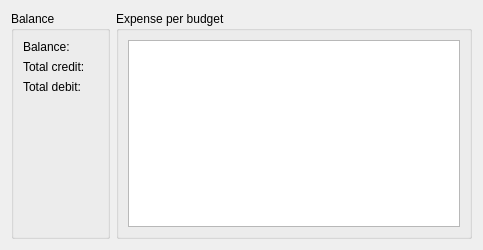
<?xml version="1.0" encoding="UTF-8"?>
<ui version="4.0">
 <class>OperationStatistics</class>
 <widget class="QWidget" name="OperationStatistics">
  <property name="geometry">
   <rect>
    <x>0</x>
    <y>0</y>
    <width>483</width>
    <height>250</height>
   </rect>
  </property>
  <property name="windowTitle">
   <string>Form</string>
  </property>
  <layout class="QHBoxLayout" name="horizontalLayout">
   <item>
    <widget class="QGroupBox" name="balance_box">
     <property name="title">
      <string>Balance</string>
     </property>
     <layout class="QFormLayout" name="formLayout">
      <item row="0" column="0">
       <widget class="QLabel" name="balance_lab">
        <property name="text">
         <string>Balance:</string>
        </property>
       </widget>
      </item>
      <item row="0" column="1">
       <widget class="QLabel" name="balance_val">
        <property name="text">
         <string>&lt;balance&gt;</string>
        </property>
       </widget>
      </item>
      <item row="1" column="0">
       <widget class="QLabel" name="total_credit_lab">
        <property name="text">
         <string>Total credit:</string>
        </property>
       </widget>
      </item>
      <item row="1" column="1">
       <widget class="QLabel" name="total_credit_val">
        <property name="text">
         <string>&lt;total-credit&gt;</string>
        </property>
       </widget>
      </item>
      <item row="2" column="0">
       <widget class="QLabel" name="total_debit_lab">
        <property name="text">
         <string>Total debit:</string>
        </property>
       </widget>
      </item>
      <item row="2" column="1">
       <widget class="QLabel" name="total_debit_val">
        <property name="text">
         <string>&lt;total-debit&gt;</string>
        </property>
       </widget>
      </item>
     </layout>
    </widget>
   </item>
   <item>
    <widget class="QGroupBox" name="expense_per_budget_box">
     <property name="title">
      <string>Expense per budget</string>
     </property>
     <layout class="QVBoxLayout" name="verticalLayout">
      <item>
       <widget class="QTableWidget" name="expense_per_budget_table">
        <property name="editTriggers">
         <set>QAbstractItemView::NoEditTriggers</set>
        </property>
        <property name="alternatingRowColors">
         <bool>true</bool>
        </property>
        <property name="selectionMode">
         <enum>QAbstractItemView::NoSelection</enum>
        </property>
        <property name="sortingEnabled">
         <bool>false</bool>
        </property>
        <attribute name="horizontalHeaderVisible">
         <bool>false</bool>
        </attribute>
        <attribute name="verticalHeaderVisible">
         <bool>false</bool>
        </attribute>
       </widget>
      </item>
     </layout>
    </widget>
   </item>
  </layout>
 </widget>
 <resources/>
 <connections/>
</ui>
